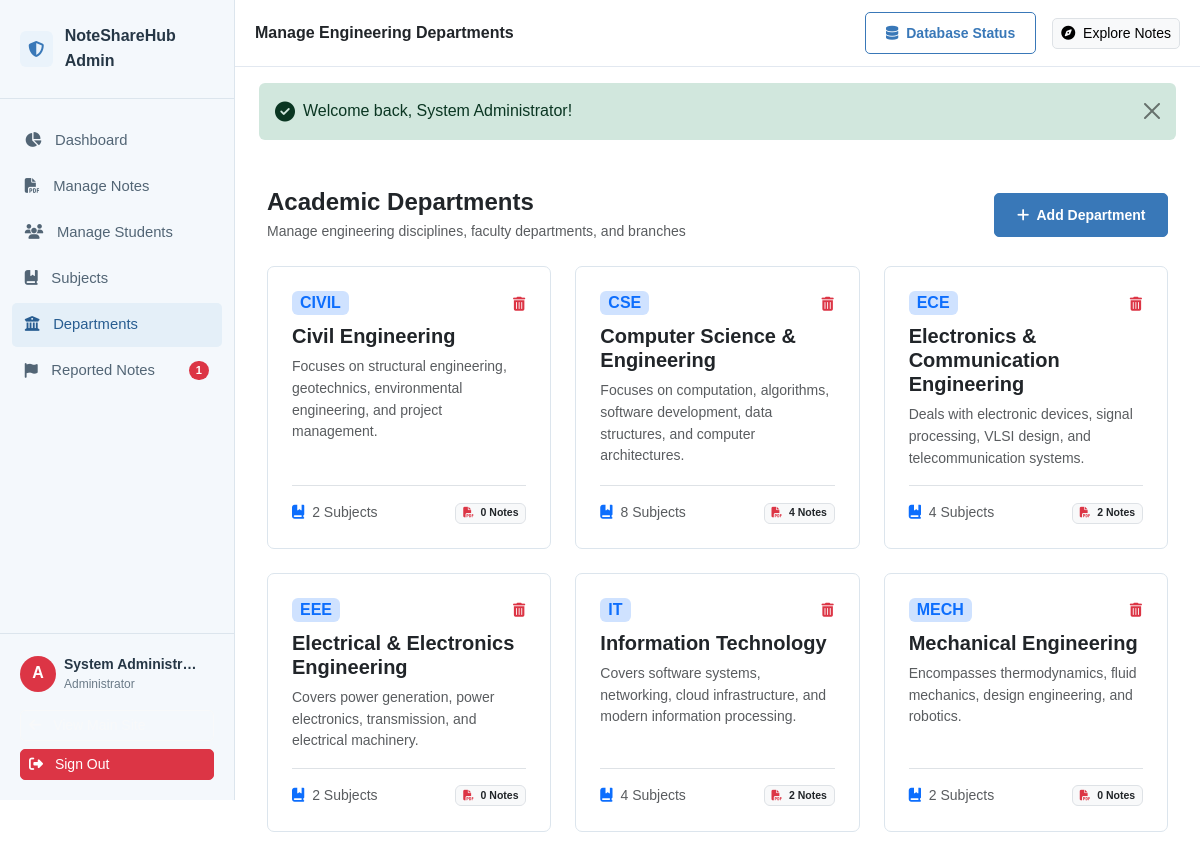
The app's page /admin/departments.php (signed in) with its own data.
### tables this page shows
CREATE TABLE `departments` (
  `id` INT AUTO_INCREMENT PRIMARY KEY,
  `code` VARCHAR(20) NOT NULL UNIQUE,
  `name` VARCHAR(150) NOT NULL,
  `description` TEXT NULL,
  `created_at` TIMESTAMP DEFAULT CURRENT_TIMESTAMP
);

### admin/departments.php (the view, shortened to what this page needs)
<?php
require_once __DIR__ . '/../includes/admin-header.php';
$db = get_db();
$stmt = $db->query("
    SELECT d.*,
           COUNT(DISTINCT s.id) as total_subjects,
           COUNT(DISTINCT n.id) as total_notes
    FROM departments d
    LEFT JOIN subjects s ON d.id = s.department_id
    LEFT JOIN notes n ON d.id = n.department_id
    GROUP BY d.id
    ORDER BY d.code ASC
");
$departments = $stmt->fetchAll();
?>
<div class="container-fluid">
    <div class="d-flex flex-column flex-md-row justify-content-between align-items-md-center gap-3 mb-4">
        <div>
            <h4 class="fw-bold text-dark mb-1">Academic Departments</h4>
            <p class="text-muted small mb-0">Manage engineering disciplines, faculty departments, and branches</p>
        </div>
        <button type="button" class="btn btn-primary btn-sm" data-bs-toggle="modal" data-bs-target="#addDeptModal">
            <i class="fa-solid fa-plus me-1"></i> Add Department
        </button>
    </div>
    <div class="row g-4 mb-4">
        <?php foreach ($departments as $dept): ?>
            <div class="col-md-6 col-xl-4">
                <div class="card-modern bg-white p-4 h-100 d-flex flex-column justify-content-between">
                    <div>
                        <div class="d-flex justify-content-between align-items-start mb-2">
                            <span class="badge bg-primary-subtle text-primary fs-6 fw-bold px-2 py-1">
                                <?= e($dept['code']) ?>
                            </span>
                            <form method="POST" action="<?= BASE_URL ?>/admin/departments.php" class="d-inline" onsubmit="return confirm('Deleting department <?= e($dept['code']) ?> will also remove all its subjects and notes. Continue?');">
                                <button type="submit" class="btn btn-sm btn-link text-danger p-0" title="Delete Department">
                                    <i class="fa-solid fa-trash-can"></i>
                                </button>
                            </form>
                        </div>
                        <h5 class="fw-bold text-dark mb-2"><?= e($dept['name']) ?></h5>
                        <p class="text-muted small mb-3">
                            <?= e($dept['description'] ?: 'No description provided for this department.') ?>
                        </p>
                    </div>
                    <div class="d-flex justify-content-between align-items-center pt-3 border-top small">
                        <span class="text-muted">
                            <i class="fa-solid fa-book-bookmark text-primary me-1"></i> <?= $dept['total_subjects'] ?> Subjects
                        </span>
                        <span class="badge bg-light text-dark border">
                            <i class="fa-solid fa-file-pdf text-danger me-1"></i> <?= $dept['total_notes'] ?> Notes
                        </span>
                    </div>
                </div>
            </div>
        <?php endforeach; ?>
    </div>
</div>
<?php require_once __DIR__ . '/../includes/admin-footer.php'; ?>

### assets/css/style.css (style rules this page uses)
:root { --primary: #4f46e5; --primary-light: #6366f1; --primary-dark: #3730a3; --primary-subtle: #eef2ff; --secondary: #8b5cf6; --secondary-subtle: #f5f3ff; --accent: #06b6d4; --success: #10b981; --success-subtle: #ecfdf5; --warning: #f59e0b; --warning-subtle: #fffbeb; --danger: #ef4444; --danger-subtle: #fef2f2; --bg-main: #f8fafc; --bg-card: #ffffff; --border-color: #e2e8f0; --border-hover: #cbd5e1; --text-primary: #0f172a; --text-secondary: #475569; --text-muted: #64748b; --text-light: #94a3b8; --radius-sm: 8px; --radius-md: 12px; --radius-lg: 16px; --radius-xl: 24px; --shadow-sm: 0 1px 2px 0 rgba(0, 0, 0, 0.05); --shadow-md: 0 4px 6px -1px rgba(0, 0, 0, 0.07), 0 2px 4px -2px rgba(0, 0, 0, 0.05); --shadow-lg: 0 10px 15px -3px rgba(0, 0, 0, 0.08), 0 4px 6px -4px rgba(0, 0, 0, 0.04); --shadow-hover: 0 20px 25px -5px rgba(79, 70, 229, 0.12), 0 8px 10px -6px rgba(0, 0, 0, 0.04); --transition: all 0.25s cubic-bezier(0.4, 0, 0.2, 1); }
body { background-color: var(--bg-main); color: var(--text-primary); font-family: 'Plus Jakarta Sans', system-ui, -apple-system, sans-serif; line-height: 1.6; -webkit-font-smoothing: antialiased; min-height: 100vh; display: flex; flex-direction: column; }
h1, h2, h3, h4, h5, h6 { color: var(--text-primary); font-weight: 700; letter-spacing: -0.025em; }
.btn-primary { background: linear-gradient(135deg, var(--primary) 0%, #6366f1 100%); border: none; color: #ffffff; font-weight: 600; border-radius: 10px; padding: 0.65rem 1.35rem; box-shadow: 0 4px 12px rgba(79, 70, 229, 0.25); transition: var(--transition); }
.card-modern { background: var(--bg-card); border: 1px solid var(--border-color); border-radius: var(--radius-lg); box-shadow: var(--shadow-sm); transition: var(--transition); overflow: hidden; height: 100%; }
:root { --primary: #3978b8; --primary-light: #5b91c5; --primary-dark: #285d91; --primary-subtle: #eaf3fb; --secondary: #7b75b8; --secondary-subtle: #f0eff9; --accent: #6b9bc8; --bg-main: #ffffff; --border-color: #dce5ed; --border-hover: #c4d2df; --text-primary: #263746; --text-secondary: #526575; --text-muted: #6b7b88; --radius-sm: 5px; --radius-md: 7px; --radius-lg: 8px; --radius-xl: 10px; --shadow-sm: none; --shadow-md: none; --shadow-lg: none; --shadow-hover: none; --transition: color 0.15s ease, background-color 0.15s ease, border-color 0.15s ease; }
body { background-color: #ffffff; color: #263746; font-family: Arial, Helvetica, system-ui, sans-serif; line-height: 1.55; }
h1, h2, h3, h4, h5, h6 { letter-spacing: normal; font-weight: 600; }
.btn, .form-control, .form-select, .input-group-text { border-radius: 5px; }
.btn-primary { background: #3978b8; border: 1px solid #3978b8; color: #ffffff; font-weight: 600; box-shadow: none; }
.card-modern { border-radius: 7px; box-shadow: none; transition: border-color 0.15s ease; }

### assets/css/admin.css (style rules this page uses)
:root { --admin-sidebar-width: 260px; --admin-sidebar-bg: #0f172a; --admin-sidebar-text: #94a3b8; --admin-sidebar-active: #ffffff; --admin-sidebar-active-bg: #1e293b; }
body.admin-body { background-color: #f1f5f9; font-family: 'Plus Jakarta Sans', system-ui, sans-serif; }
body.admin-body { background-color: #ffffff; color: #263746; font-family: Arial, Helvetica, system-ui, sans-serif; }

### records on screen
departments: code "CIVIL", name "Civil Engineering", description "Focuses on structural engineering, geotechnics, environmental engineering, and project management.", total_subjects "2", total_notes "0"
departments: code "CSE", name "Computer Science & Engineering", description "Focuses on computation, algorithms, software development, data structures, and computer architectures.", total_subjects "8", total_notes "4"
departments: code "ECE", name "Electronics & Communication Engineering", description "Deals with electronic devices, signal processing, VLSI design, and telecommunication systems.", total_subjects "4", total_notes "2"
departments: code "EEE", name "Electrical & Electronics Engineering", description "Covers power generation, power electronics, transmission, and electrical machinery.", total_subjects "2", total_notes "0"
departments: code "IT", name "Information Technology", description "Covers software systems, networking, cloud infrastructure, and modern information processing.", total_subjects "4", total_notes "2"
departments: code "MECH", name "Mechanical Engineering", description "Encompasses thermodynamics, fluid mechanics, design engineering, and robotics.", total_subjects "2", total_notes "0"

### other values on screen
$pendingReportsCount "1"
$adminUser['name'] "System Administr…"
$pageTitle "Manage Engineering Departments"
$message "Welcome back, System Administrator!"
